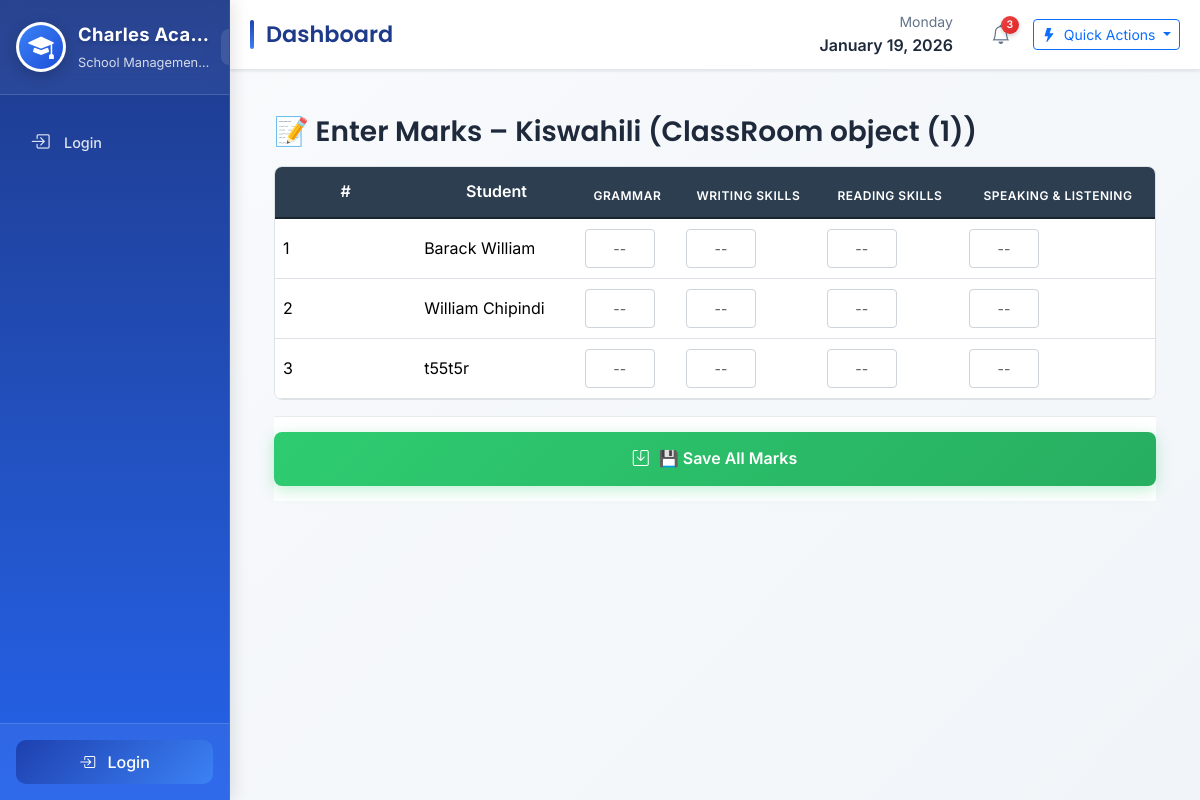
/exams/enter-marks/1/, run on the app's committed database.
### exams/models.py (models this page shows, shortened)
class Exam(models.Model):
    EXAM_TYPE_CHOICES = (
        ('MIDTERM', 'Midterm'),
        ('FINAL', 'Final'),
        ('MONTHLY', 'Monthly Test'),
    )
    name = models.CharField(max_length=100)
    classroom = models.ForeignKey(ClassRoom, on_delete=models.CASCADE)
    date = models.DateField(auto_now_add=True)
    exam_type = models.CharField(max_length=20, choices=EXAM_TYPE_CHOICES, default='MONTHLY')

### classes/models.py (models this page shows, shortened)
class ClassRoom(models.Model):
    name = models.CharField(max_length=100)
    code = models.CharField(max_length=10)
    fee = models.PositiveIntegerField(default=30000)

class Subject(models.Model):
    name = models.CharField(max_length=100)
    classroom = models.ForeignKey(ClassRoom, on_delete=models.CASCADE)

### students/models.py (models this page shows, shortened)
class Student(models.Model):
    STATUS_CHOICES = (
        ('ACTIVE', 'Active'),
        ('GRADUATED', 'Graduated'),
        ('TRANSFERRED', 'Transferred'),
    )
    user = models.OneToOneField(settings.AUTH_USER_MODEL, on_delete=models.CASCADE, null=True, blank=True)
    full_name = models.CharField(max_length=200)
    email = models.EmailField(unique=True, blank=True, null=True)  # ✅ New email field
    photo = models.ImageField(upload_to='students/', blank=True)
    classroom = models.ForeignKey(ClassRoom, on_delete=models.SET_NULL, null=True)
    admission_year = models.PositiveIntegerField(default=timezone.now().year)
    registration_number = models.CharField(max_length=50, unique=True)
    status = models.CharField(max_length=20, choices=STATUS_CHOICES, default='ACTIVE')
    documents = models.FileField(upload_to='documents/', blank=True)
    class Meta:
        verbose_name = "Student"
        verbose_name_plural = "Students"
        ordering = ['full_name']

### exams/views.py (the view, shortened to what this page needs)
# urls.py: path('enter-marks/<int:exam_id>/', views.enter_marks, name='enter_marks'),
def enter_marks(request, exam_id):
    settings_obj = SchoolSettings.objects.first()
    exam = get_object_or_404(Exam, id=exam_id)
    students = Student.objects.filter(classroom=exam.classroom)
    subjects = Subject.objects.filter(classroom=exam.classroom)
    results = Result.objects.filter(exam=exam)
    marks_dict = {
        f"{r.student_id}_{r.subject_id}": r.marks
        for r in results
    }
    return render(request, 'exams/enter_marks.html', {
        'exam': exam,
        'students': students,
        'subjects': subjects,
        'marks_dict': marks_dict,
        'school_settings': settings_obj,
    })

### exams/templatetags/extras.py (called while the page is built)
@register.filter
def get_item(dictionary, key):
    if dictionary:
        return dictionary.get(key, '')
    return ''

### templates/exams/enter_marks.html (shortened to what this page needs)
{% extends "base.html" %}
{% load static %}
{% load extras %}
{% block content %}
<div class="marks-entry-container">
    <h3 class="mb-3">
        📝 Enter Marks – {{ exam.name }} ({{ exam.classroom }})
    </h3>
    <form method="post" id="marksForm">
        <div class="table-responsive">
            <table class="table marks-table">
                <thead>
                    <tr>
                        <th class="student-cell">#</th>
                        <th class="student-cell">Student</th>
                        {% for subject in subjects %}
                            <th class="subject-header">{{ subject.name }}</th>
                        {% endfor %}
                    </tr>
                </thead>
                <tbody>
                    {% for student in students %}
                    <tr>
                        <td class="student-cell">{{ forloop.counter }}</td>
                        <td class="student-cell">
                            <div class="student-name" title="{{ student.full_name }}">
                                {{ student.full_name|truncatechars:20 }}
                            </div>
                        </td>
                        {% for subject in subjects %}
                        {% with key=student.id|stringformat:"s"|add:"_"|add:subject.id|stringformat:"s" %}
                        <td data-subject="{{ forloop.counter0 }}">
                            <input type="number"
                                   name="marks_{{ student.id }}_{{ subject.id }}"
                                   value="{{ marks_data|get_item:key }}"
                                   class="form-control marks-input"
                                   min="0"
                                   max="100"
                                   step="0.5"
                                   placeholder="--"
                                   aria-label="Marks for {{ student.full_name }} in {{ subject.name }}">
                        </td>
                        {% endwith %}
                        {% endfor %}
                    </tr>
                    {% endfor %}
                </tbody>
            </table>
        </div>
        <div class="save-btn-container">
            <button type="submit" class="save-btn">
                <i class="bi bi-save"></i>
                💾 Save All Marks
            </button>
        </div>
    </form>
</div>
{% endblock %}

### templates/base.html (style rules this page uses)
:root { --primary-color: #1e40af; --primary-light: #3b82f6; --primary-dark: #1e3a8a; --secondary-color: #2563eb; --accent-color: #60a5fa; --sidebar-blue: #1e3a8a; --sidebar-gradient: linear-gradient(180deg, #1e3a8a 0%, #2563eb 100%); --sidebar-hover: rgba(255, 255, 255, 0.15); --light-bg: #f8fafc; --dark-text: #1e293b; --light-text: #64748b; --success-color: #10b981; --warning-color: #f59e0b; --danger-color: #ef4444; --sidebar-width: 280px; --sidebar-collapsed: 80px; --header-height: 70px; --shadow-sm: 0 1px 3px rgba(0,0,0,0.1); --shadow-md: 0 4px 6px -1px rgba(0,0,0,0.1); --shadow-lg: 0 10px 15px -3px rgba(0,0,0,0.1); --border-radius: 12px; --transition: all 0.3s cubic-bezier(0.4, 0, 0.2, 1); --mobile-breakpoint: 992px; }
* { margin: 0; padding: 0; box-sizing: border-box; }
html { font-size: 16px; -webkit-text-size-adjust: 100%; text-size-adjust: 100%; scroll-behavior: smooth; }
body { font-family: 'Inter', sans-serif; background-color: var(--light-bg); color: var(--dark-text); line-height: 1.6; overflow-x: hidden; min-height: 100vh; -webkit-font-smoothing: antialiased; -moz-osx-font-smoothing: grayscale; }
h1, h2, h3, h4, h5, h6 { font-family: 'Poppins', sans-serif; font-weight: 600; line-height: 1.3; }
.table-responsive { overflow-x: auto; -webkit-overflow-scrolling: touch; margin-bottom: 1rem; }

### templates/exams/enter_marks.html (style rules this page uses)
.marks-entry-container { padding: 1rem; }
.table-responsive { overflow-x: auto; -webkit-overflow-scrolling: touch; margin-bottom: 1rem; border-radius: 8px; border: 1px solid #dee2e6; background: white; }
.marks-table { width: 100%; min-width: 600px; margin-bottom: 0; }
.marks-table th { background: #2c3e50; color: white; font-weight: 600; padding: 12px 8px; text-align: center; white-space: nowrap; position: sticky; top: 0; z-index: 10; border-bottom: 2px solid #1a252f; }
.marks-table td { padding: 10px 8px; vertical-align: middle; border-top: 1px solid #e9ecef; }
.student-cell { position: sticky; left: 0; background: white; z-index: 5; box-shadow: 2px 0 5px rgba(0,0,0,0.1); min-width: 120px; max-width: 150px; overflow: hidden; text-overflow: ellipsis; white-space: nowrap; }
.marks-input { width: 70px !important; min-width: 70px; text-align: center; padding: 8px 4px !important; font-size: 14px; border: 1px solid #ced4da; border-radius: 4px; transition: all 0.2s; }
.save-btn-container { position: sticky; bottom: 0; background: white; padding: 15px 0; border-top: 1px solid #e9ecef; margin-top: 1rem; }
.save-btn { width: 100%; padding: 14px 20px; font-size: 16px; font-weight: 600; border-radius: 8px; background: linear-gradient(135deg, #2ecc71 0%, #27ae60 100%); border: none; color: white; transition: all 0.3s; display: flex; align-items: center; justify-content: center; gap: 10px; box-shadow: 0 4px 15px rgba(46, 204, 113, 0.3); }
.subject-header { text-transform: uppercase; font-size: 12px; letter-spacing: 0.5px; }
.marks-input { -webkit-appearance: none; -moz-appearance: textfield; }

### data on the page
Exam: name "Kiswahili", classroom "ClassRoom object (1)"
Subject: name "GRAMMAR"
Subject: name "WRITING SKILLS"
Subject: name "READING SKILLS"
Subject: name "SPEAKING & LISTENING"
Student: full_name "Barack William"
Student: full_name "William Chipindi"
Student: full_name "t55t5r"
